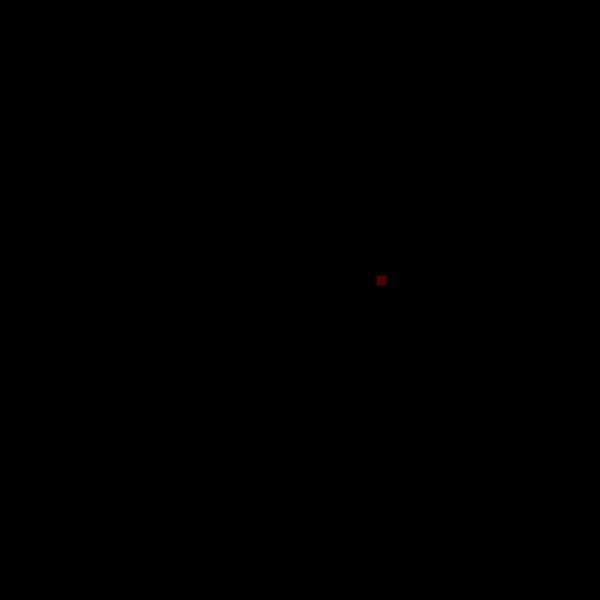
Frame 1 (no input)
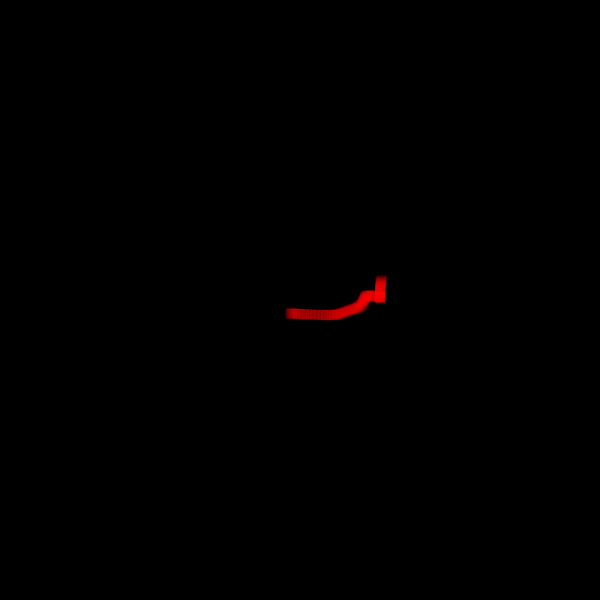
Frame 60 (the mouse pressed at the canvas centre just before this capture)
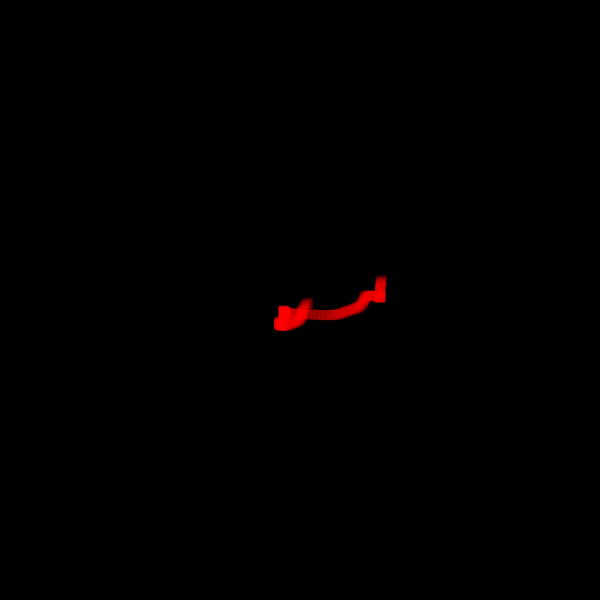
Frame 120 (the mouse held since frame 60 and released just before this capture)

The Processing sketch that drew these frames (run headless with seeded random() and noise(); from frame 60 on, the mouse is pressed at the canvas centre):

// Processing sketch: noiseExample
// ── noiseExample.pde
// global variables
float xPos;
float yPos;
float tymeY;
float tymeX;
int syze;
color red;
color black;
// end global variables

void setup(){
  size(600,600);
  xPos=width/2;
  yPos=height/2;
  syze=10;
  red=color(255,0,0,75);
  black=color(0);
  background(black);
  fill(red);
  rectMode(CENTER);
  frameRate(30);
  tymeX=random(20,60);
  tymeY=random(20,60);
   background(0);
  
}// end setup

void draw(){
 
  tymeX+=.01;
   tymeY+=.01;
 noStroke();
  xPos=noise(tymeX)*300+150;
  yPos=noise(tymeY)*300+150;
  rect(xPos,yPos,syze,syze);
}// end draw
